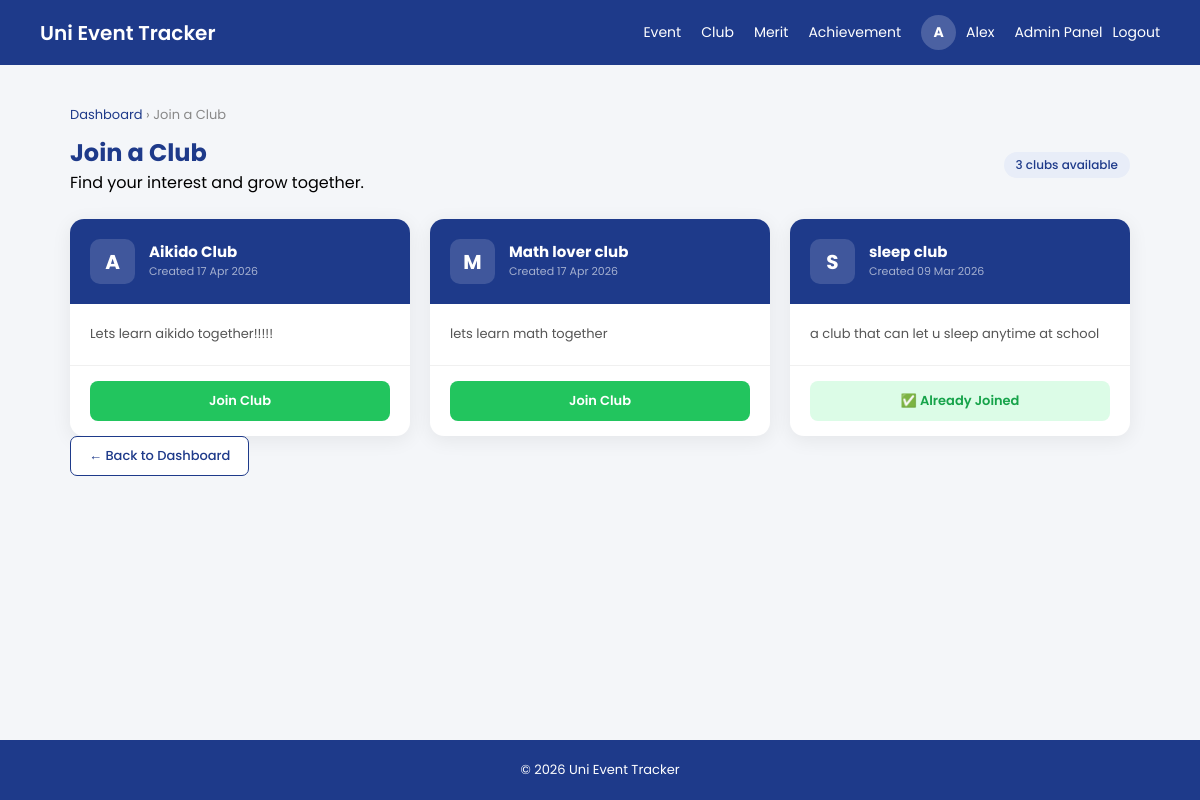
/clubtracker/join_club.php (signed in), run on the app's committed database.
### tables this page shows
CREATE TABLE `club` (
  `club_id` int(10) NOT NULL,
  `club_name` varchar(50) NOT NULL,
  `club_CreateDate` date NOT NULL,
  `club_description` varchar(500) NOT NULL,
  `club_status` varchar(30) NOT NULL
);

CREATE TABLE `club_membership` (
  `membership_Id` int(255) NOT NULL,
  `userId` int(255) NOT NULL,
  `clubId` int(255) NOT NULL,
  `club_role` enum('Member','Chairperson','Vice Chairperson','Secretary','Assistant Secretary','Treasurer','Assistant Treasurer','Auditor','Committee') DEFAULT 'Member',
  `club_joinDate` datetime NOT NULL,
  `register_status` varchar(20) NOT NULL
);

### clubtracker/join_club.php (the view, shortened to what this page needs)
<?php
require("../database.php");
$userid   = intval($_SESSION['userid']);
$clubs = $con->prepare("
SELECT c.club_id, c.club_name, c.club_description, c.club_CreateDate, cm.register_status
FROM club c
LEFT JOIN club_membership cm ON c.club_id = cm.clubid AND cm.userid = ?
WHERE c.club_status='Available'
ORDER BY c.club_CreateDate DESC
");
$clubs->bind_param("i",$userid);
$clubs->execute();
$result = $clubs->get_result();
$rows = [];
while($row = $result->fetch_assoc()) $rows[] = $row;
?>
<!DOCTYPE html>
<html lang="en">
<head>
</head>
<body>
<header>
    <div class="logo"><a href="../index.php">Uni Event Tracker</a></div>
    <nav>
        <a href="../Event/event_dashboard.php">Event</a>
        <a href="../clubtracker/clubHandler.php">Club</a>
        <a href="../merit/merit_dashboard.php">Merit</a>
        <a href="../achievement/achievement_dashboard.php">Achievement</a>
         <?php if(isset($_SESSION['username'])){ ?>
        <div class="user-menu">
            <div class="avatar-circle" <a href="user/userprofile.php"><?php echo strtoupper(mb_substr($_SESSION['username'], 0, 1)); ?></div>
            <a href="../user/userprofile.php"><span><?php echo htmlspecialchars($_SESSION['username'], ENT_QUOTES, 'UTF-8'); ?></span><a>
            <?php if(isset($_SESSION['role']) && $_SESSION['role'] == 'admin'){ ?>
            <a href="../Admin/admin_dashboard.php">Admin Panel</a>
            <?php } ?>
            <a href="../logout.php">Logout</a>
        </div>
        <?php } else { ?>
        <a href="../register.php">Register</a>
        <a href="../login.php">Login</a>
        <?php } ?>
    </nav>
</header>
<div class="page-wrapper">
    <div class="breadcrumb">
        <a href="clubHandler.php">Dashboard</a> &rsaquo; Join a Club
    </div>
    <div class="page-header">
        <div>
            <h2>Join a Club</h2>
            <p>Find your interest and grow together.</p>
        </div>
        <span class="club-count"><?= count($rows) ?> clubs available</span>
    </div>
    <div class="grid">
    <?php if(empty($rows)): ?>
        <div style="text-align:center; padding:50px; background:white; border-radius:15px; grid-column:1/-1;">
            <p style="color:#888;">No clubs available to join right now.</p>
        </div>
    <?php else: ?>
        <?php foreach($rows as $row):
            $status  = $row['register_status'] ?? "";
            $initial = strtoupper(mb_substr($row['club_name'], 0, 1));
            $dateFormatted = date("d M Y", strtotime($row['club_CreateDate']));
        ?>
        <div class="club-card">
            <div class="club-card-top">
                <div class="club-initial"><?= $initial ?></div>
                <div>
                    <div class="club-card-name"><?= htmlspecialchars($row['club_name']) ?></div>
                    <div class="club-card-date">Created <?= $dateFormatted ?></div>
                </div>
            </div>
            <div class="club-card-body">
                <p class="club-card-desc"><?= htmlspecialchars($row['club_description']) ?></p>
            </div>
            <div class="club-card-footer">
                <?php if($status == "Pending"): ?>
                    <button class="btn-status btn-pending" disabled>⏳ Pending Approval</button>
                <?php elseif($status == "Approved"): ?>
                    <button class="btn-status btn-joined" disabled>✅ Already Joined</button>
                <?php else: ?>
                    <form method="POST">
                        <button class="btn-status btn-join" name="join">Join Club</button>
                    </form>
                <?php endif; ?>
            </div>
        </div>
        <?php endforeach; ?>
    <?php endif; ?>
    </div>
    <div class="action-bar">
        <a class="btn-back" href="clubHandler.php">← Back to Dashboard</a>
    </div>
</div>
<footer>© 2026 Uni Event Tracker</footer>
</body>
</html>

### clubtracker/join_club.php (style rules this page uses)
* { box-sizing:border-box;margin:0;padding:0; }
body { font-family:'Poppins',sans-serif;background:#f4f6f9;min-height:100vh;display:flex;flex-direction:column; }
header { display:flex;justify-content:space-between;align-items:center;padding:15px 40px;background:#1E3A8A;color:white; }
.logo a { font-size:20px;font-weight:600;color:white;text-decoration:none; }
nav { display:flex;align-items:center;gap:20px; }
nav a { color:white;text-decoration:none;font-size:14px; }
.user-menu { display:flex;align-items:center;gap:10px;position: relative; }
.avatar-circle { width:35px;height:35px;border-radius:50%;background:rgba(255,255,255,0.2);display:flex;align-items:center;justify-content:center;font-weight:700;font-size:14px;color:white; }
.page-wrapper { flex:1;max-width:1100px;margin:40px auto;padding:0 20px;width:100%; }
.breadcrumb { font-size:13px;color:#888;margin-bottom:10px; }
.breadcrumb a { color:#1E3A8A;text-decoration:none; }
.page-header { margin-bottom:24px;display:flex;align-items:center;justify-content:space-between;flex-wrap:wrap;gap:10px; }
.page-header h2 { font-size:24px;font-weight:700;color:#1E3A8A; }
.club-count { font-size:12px;background:#e8edf8;color:#1E3A8A;padding:4px 12px;border-radius:20px;font-weight:500; }
.grid { display:grid;grid-template-columns:repeat(auto-fill,minmax(320px,1fr));gap:20px; }
.club-card { background:white;border-radius:14px;box-shadow:0 4px 20px rgba(0,0,0,0.07);overflow:hidden;display:flex;flex-direction:column;transition:0.2s; }
.club-card-top { background:#1E3A8A;padding:20px;display:flex;align-items:center;gap:14px; }
.club-initial { width:45px;height:45px;border-radius:10px;background:rgba(255,255,255,0.15);color:white;display:flex;align-items:center;justify-content:center;font-size:20px;font-weight:700;flex-shrink:0; }
.club-card-name { font-size:15px;font-weight:700;color:white;line-height:1.2; }
.club-card-date { font-size:11px;color:rgba(255,255,255,0.6);margin-top:2px; }
.club-card-body { padding:20px;flex:1; }
.club-card-desc { font-size:13px;color:#555;line-height:1.6; }
.club-card-footer { padding:15px 20px;border-top:1px solid #f0f0f0; }
.btn-status { display:block;width:100%;padding:10px;text-align:center;border:none;border-radius:8px;font-family:inherit;font-size:13px;font-weight:600; }
.btn-join { background:#22c55e;color:white;cursor:pointer; }
.btn-joined { background:#dcfce7;color:#16a34a;cursor:default; }
.btn-back { display:inline-block;padding:9px 18px;background:white;color:#1E3A8A;border:1.5px solid #1E3A8A;border-radius:7px;text-decoration:none;font-size:13px;font-weight:500; }
footer { text-align:center;padding:20px;background:#1E3A8A;color:white;font-size:13px;margin-top:auto; }

### data on the page
club: club_name "A", club_name "Aikido Club", club_description "Lets learn aikido together!!!!!"
club: club_name "M", club_name "Math lover club", club_description "lets learn math together"
club_membership: clubId.club_name "S", clubId.club_name "sleep club", clubId.club_description "a club that can let u sleep anytime at school", register_status "✅ Already Joined"

### other printed values
mb_substr($_SESSION['username'], 0, 1) "A"
$_SESSION['username'] "Alex"
count($rows) "3"
